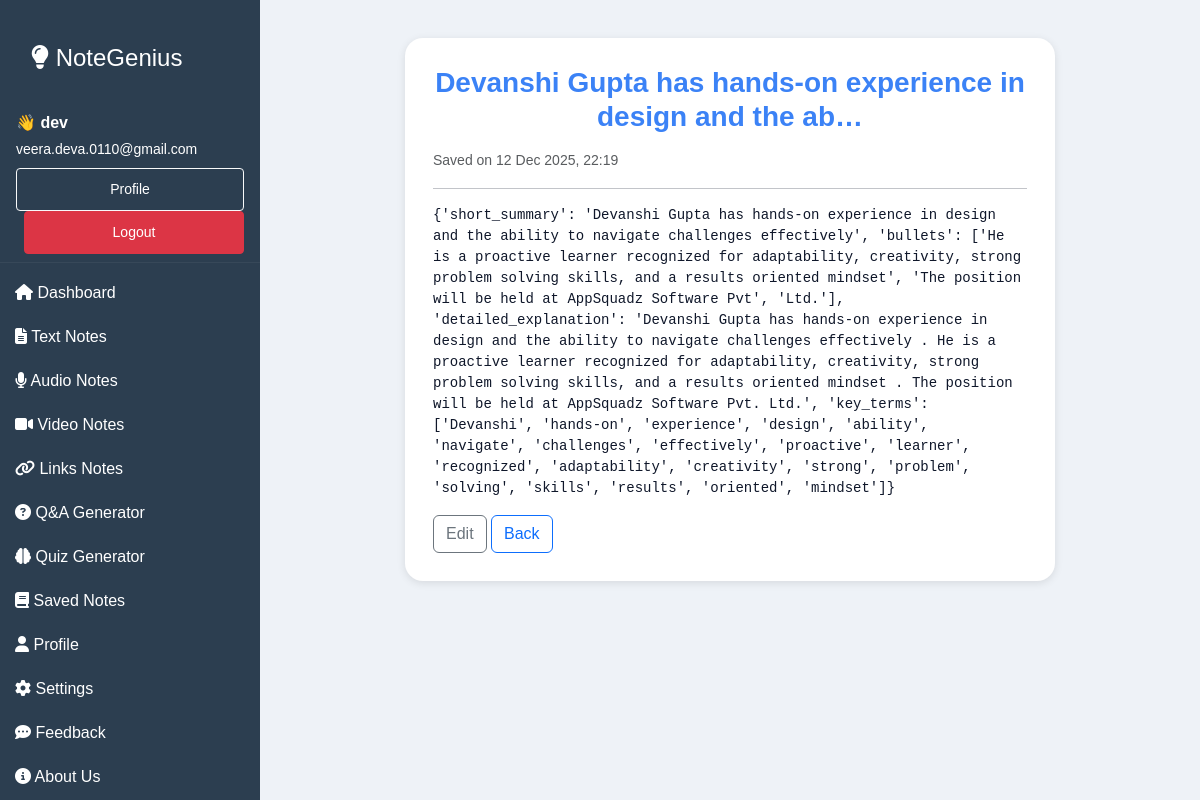
Screenshot of /note/2/ (signed in) with the database file from the repository.
### myapp/models.py (models this page shows, shortened)
class Notes(models.Model):
    NOTE_TYPES = [
        ('text', 'Text'),
        ('audio', 'Audio'),
        ('video', 'Video'),
        ('qna', 'Q&A'),
        ('quiz', 'Quiz'),
        ('other', 'Other'),
    ]
    user = models.ForeignKey(User, on_delete=models.CASCADE, related_name="notes")
    title = models.CharField(max_length=200, blank=True)
    content = models.TextField()            # store either raw text OR JSON stringified payload
    note_type = models.CharField(max_length=20, choices=NOTE_TYPES, default='text')
    created_at = models.DateTimeField(auto_now_add=True)
    updated_at = models.DateTimeField(auto_now=True)
    class Meta:
        ordering = ['-created_at']

### myapp/views.py (the view)
# urls.py: path('note/<int:pk>/', views.view_note, name='view_note'),
@login_required
def view_note(request, pk):
    note = get_object_or_404(Notes, pk=pk, user=request.user)
    return render(request, "view_note.html", {"note": note})

### myapp/templates/view_note.html
{% extends "index.html" %}
{% block main %}
<div class="container upload-section">
  <div class="upload-card">
    <h3>{{ note.title|default:"Untitled" }}</h3>
    <small class="text-muted">Saved on {{ note.created_at|date:"j M Y, H:i" }}</small>
    <hr>
    <div>
      <pre style="white-space:pre-wrap;">{{ note.content|safe }}</pre>
    </div>
    <div class="mt-3">
      <a href="{% url 'edit_note' note.id %}" class="btn btn-outline-secondary">Edit</a>
      <a href="{% url 'savednotes' %}" class="btn btn-outline-primary">Back</a>
    </div>
  </div>
</div>
{% endblock %}

### myapp/templates/index.html (shortened to what this page needs)
{% load static %}
<!DOCTYPE html>
<html lang="en">
  <head>
    <link
      href="https://cdn.jsdelivr.net/npm/bootstrap@5.3.3/dist/css/bootstrap.min.css"
      rel="stylesheet"
    />
    <link
      rel="stylesheet"
      href="https://cdnjs.cloudflare.com/ajax/libs/font-awesome/6.4.0/css/all.min.css"
    />
    <link rel="stylesheet" href="{% static 'css/styles.css' %}" />
    <link rel="stylesheet" href="{% static 'css/textup.css' %}" />
    <link rel="stylesheet" href="{% static 'css/savednotes.css' %}" />
    <link rel="stylesheet" href="{% static 'css/QnA.css' %}" />
  </head>
  <body>
    <div class="desktop-sidebar d-none d-md-block">
      <a href="{% url 'home' %}" class="text-decoration-none">
        <h4 class="text-white px-3 pt-3">
          <i class="fas fa-lightbulb"></i> NoteGenius
        </h4>
      </a>
      <div class="px-3 py-2 mb-2" style="border-bottom:1px solid rgba(255,255,255,0.05);">
        {% if user.is_authenticated %}
          <div class="text-white mb-1"><strong>👋 {{ user.first_name|default:user.username }}</strong></div>
          <div class="small mb-2" style="color: white !important;">
    {{ user.email|default:'' }}
</div>
          <div>
            <a class="btn btn-sm btn-outline-light" href="{% url 'profile' %}">Profile</a>
            <a class="btn btn-sm btn-danger ms-2" href="{% url 'logout' %}">Logout</a>
          </div>
        {% else %}
          <a class="btn btn-sm btn-outline-light me-2" href="{% url 'login' %}">Login</a>
          <a class="btn btn-sm btn-success" href="{% url 'signup' %}">Signup</a>
        {% endif %}
      </div>
      <a href="/"><i class="fas fa-home"></i> Dashboard</a>
      <a href="{% url 'textup'%}"><i class="fas fa-file-alt"></i> Text Notes</a>
      <a href="{% url 'audio_upload' %}"><i class="fas fa-microphone"></i> Audio Notes</a>
      <a href="{% url 'video_upload' %}"><i class="fas fa-video"></i> Video Notes</a>
      <a href="{% url 'yt_link_page' %}"><i class="fas fa-link"></i> Links Notes</a>
      <a href="{% url 'qna_upload' %}"><i class="fas fa-question-circle"></i> Q&A Generator</a>
      <a href="{% url 'quiz_upload' %}"><i class="fas fa-brain"></i> Quiz Generator</a>
      <a href="{% url 'savednotes' %}"><i class="fas fa-book"></i> Saved Notes</a>
      <a href="{% url 'profile' %}"><i class="fas fa-user"></i> Profile</a>
      <a href="{% url 'settings' %}"><i class="fas fa-cog"></i> Settings</a>
      <a href="{% url 'feedback' %}"><i class="fas fa-comment-dots"></i> Feedback</a>
      <a href="{% url 'about' %}"><i class="fas fa-circle-info"></i> About Us</a>
    </div>
    <div class="content-with-sidebar">
      {% block main %}{% endblock %}
    </div>
  </body>
</html>

### myapp/static/css/styles.css (style rules this page uses)
* { margin: 0; padding: 0; box-sizing: border-box; }
body { font-family: Arial, sans-serif; min-height: 100vh; background-color: #f8f9fa; color: #0f172a; }
@media (min-width: 768px) { .desktop-sidebar { position: fixed; top: 0; left: 0; width: 220px; height: 100vh; background-color: #2c3e50; padding-top: 1rem; color: #ffffff; } }
@media (min-width: 768px) { .desktop-sidebar h4 { padding-bottom: 0.75rem; } }
@media (min-width: 768px) { .desktop-sidebar a { color: #ffffff; text-decoration: none; padding: 10px 15px; display: block; } }
@media (min-width: 768px) { .main-content, .upload-section { margin-left: 220px; padding: 20px; } }
h3 { text-align: center !important; font-weight: 700 !important; color: #3b82f6 !important; margin-bottom: 15px !important; }

### myapp/static/css/textup.css (style rules this page uses)
.upload-section { max-width: 900px; margin: auto; padding: 20px; }
.upload-card { background: #ffffff; padding: 25px 30px; border-radius: 14px; box-shadow: 0 2px 8px rgba(0, 0, 0, 0.1); }

### myapp/static/css/QnA.css (style rules this page uses)
.upload-card { background: #ffffff; border-radius: 18px; padding: 28px; max-width: 650px; margin: auto; }

### myapp/templates/index.html (style rules this page uses)
body { background: #eef2f7; color: #0f172a; }
:root { --sidebar-width: 260px; }
.desktop-sidebar { width: var(--sidebar-width); position: fixed; top: 0; left: 0; height: 100vh; overflow-y: auto; padding-top: 18px; }
.content-with-sidebar { margin-left: var(--sidebar-width); min-height: 100vh; padding: 18px 28px; box-sizing: border-box; }

### rows the page displays
Notes: title "Devanshi Gupta has hands-on experience in design and the ab…", created_at "12 Dec 2025, 22:19", content "{'short_summary': 'Devanshi Gupta has hands-on experience in design and the ability to navigate challenges effectively', 'bullets': ['He is a proactive learner recognized for adaptability, creativity, strong problem solving skills, and a results oriented mindset', 'The position will be held at AppSquadz Software Pvt', 'Ltd.'], 'detailed_explanation': 'Devanshi Gupta has hands-on experience in design and the ability to navigate challenges effectively . He is a proactive learner recognized for adaptability, creativity, strong problem solving skills, and a results oriented mindset . The position will be held at AppSquadz Software Pvt. Ltd.', 'key_terms': ['Devanshi', 'hands-on', 'experience',…"

### other values shown
{{ user.first_name|default:user.username }} "dev"
{{ user.email|default:'' }} "veera.deva.0110@gmail.com"
